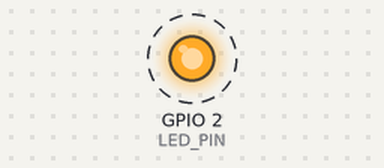
Bench run of a sketch on a simulated ESP32. Parts: output pins drawn as LEDs (lit = HIGH). Dashed ring = blinking. What the sketch prints to the serial monitor is not drawn.

Above: at 0.15 s.
Timing chart, 0 to 3.0 s (numbered marks = the images above):
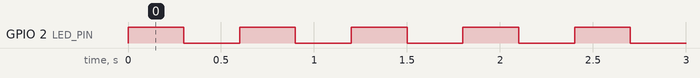

The sketch:

esp32-fota-simulation.ino
```cpp
#define LED_PIN 2
#define CURRENT_VERSION 2.0

void setup() {
  Serial.begin(115200);
  pinMode(LED_PIN, OUTPUT);

  Serial.printf("[v%.1f] Firmware atualizado!\n", CURRENT_VERSION);
}

void loop() {
  digitalWrite(LED_PIN, HIGH);
  delay(300);

  digitalWrite(LED_PIN, LOW);
  delay(300);

  Serial.println("[v2.0] Executando loop...");
}
```

Measured:
- by itself, GPIO 2 (LED_PIN): alternates HIGH for 0.30 s and LOW for 0.30 s
